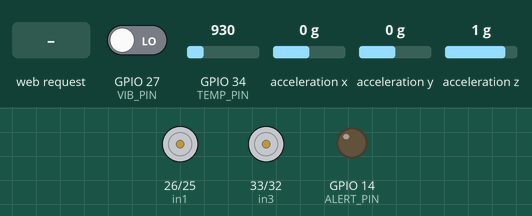
This sketch was run on a simulated ESP32. Parts: motor-driver pin pairs drawn as motors (green arrow = first pin HIGH = forward, orange = second pin HIGH = backward, longer = more drive), output pins drawn as LEDs (lit = HIGH). Wiring (inferred from the names in the program): MPU-6050 motion sensor at I2C address 0x68. Inputs (shaded band) come from the test bench; at power-on: GPIO 34 (TEMP_PIN) = 930, GPIO 27 (VIB_PIN) LOW, acceleration x 0 g, acceleration y 0 g, acceleration z 1 g. WiFi joins after 1.5 s; servers stay silent unless stated; the local clock reads 2024-03-15 10:24:30 at power-on unless the sketch sets it; storage starts empty; no MQTT or app messages arrive unless stated; pins used as bus, display or sensor lines are not drawn; what the sketch prints to the serial monitor is not drawn.

Above: at 4.9 s.
5.0 s: HTTP request GET /F received
At 7.0 s:
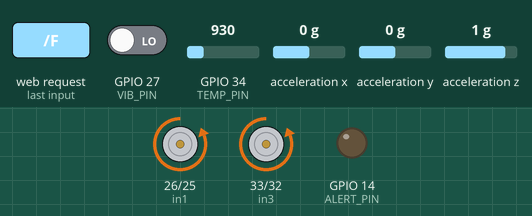
7.3 s: HTTP request GET /B received
At 8.3 s:
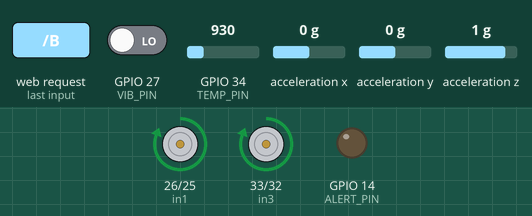
9.3 s: HTTP request GET /L received
At 10.8 s:
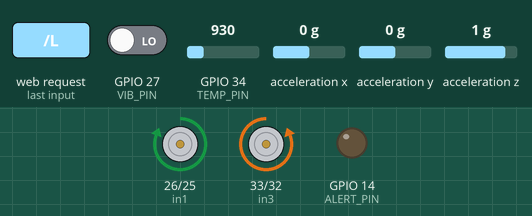
11.3 s: HTTP request GET /R received
At 13.1 s:
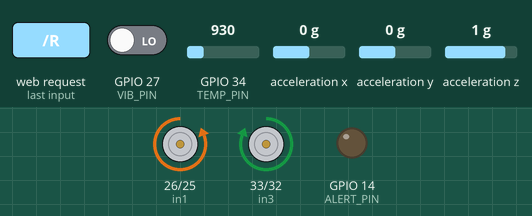
13.4 s: GPIO 34 (TEMP_PIN) set to 1023
14.9 s: GPIO 34 (TEMP_PIN) set to 1148
Timing chart, 0 to 17.9 s (numbered marks = the images above; inputs shaded):
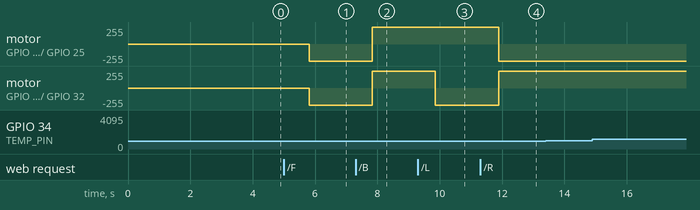

The sketch:

black_box_edr.ino
```cpp
#include <WiFi.h>
#include <WebServer.h>
#include <PubSubClient.h>
#include <time.h>
#include <Wire.h>
#include <SD.h>
#include <SPI.h>

// -------- MOTOR PINS --------
const int in1 = 26;
const int in2 = 25;
const int in3 = 33;
const int in4 = 32;

// -------- PINS --------
#define TEMP_PIN   34
#define VIB_PIN    27
#define ALERT_PIN  14
#define SD_CS_PIN   5

// -------- MPU6050 --------
#define MPU_ADDR   0x68
float accX, accY, accZ;
float gForce = 0;

// -------- WIFI --------
const char* ssid     = "YOUR HOTSPOT NAME";
const char* password = "YOUR HOTSPOT PASSWORD";

// -------- THINGSBOARD --------
const char* mqtt_server = "thingsboard.cloud";
const char* token       = "YOUR TOKEN";

WiFiClient   espClient;
PubSubClient client(espClient);
WebServer    server(80);

// -------- DATA --------
float  latestTemp   = 0;
int    latestVib    = 0;
String latestTime   = "";
String systemStatus = "NORMAL";

// -------- CRASH --------
int  vibrationCount  = 0;
int  peakVib         = 0;
bool crashDetected   = false;
unsigned long crashStartTime = 0;
bool restartPending  = false;

// -------- INTERVALS --------
unsigned long lastSendTime   = 0;
unsigned long lastSDWrite    = 0;
const unsigned long SEND_INTERVAL   = 3000;
const unsigned long SD_WRITE_INTERVAL = 1000;

// -------- MOTOR STATE --------
// Separate motor logic from server.send()
// to avoid timeout issues
String pendingMotorCmd = "";

// -------- SD LOGGING --------
String logFileName = "";
bool   sdReady     = false;

// -------- RING BUFFER --------
#define RING_SIZE 180
struct LogEntry {
  char   time[10];
  float  temp;
  int    vib;
  float  gforce;
  char   status[20];
};
LogEntry ringBuffer[RING_SIZE];
int ringHead  = 0;
int ringCount = 0;

// ======================================================
// MPU6050
// ======================================================
void mpu_init() {
  Wire.begin(21, 22);
  Wire.beginTransmission(MPU_ADDR);
  Wire.write(0x6B);
  Wire.write(0x00);
  Wire.endTransmission(true);
  delay(100);

  // Verify MPU is responding
  Wire.beginTransmission(MPU_ADDR);
  byte error = Wire.endTransmission();
  if (error == 0) {
    Serial.println("✅ MPU6050 found");
  } else {
    Serial.println("❌ MPU6050 NOT found — check wiring");
  }
}

void mpu_read() {
  Wire.beginTransmission(MPU_ADDR);
  Wire.write(0x3B);
  Wire.endTransmission(false);
  Wire.requestFrom(MPU_ADDR, 6, true);

  if (Wire.available() < 6) {
    gForce = 0;
    return;
  }

  int16_t ax = (Wire.read() << 8) | Wire.read();
  int16_t ay = (Wire.read() << 8) | Wire.read();
  int16_t az = (Wire.read() << 8) | Wire.read();

  accX   = ax / 16384.0;
  accY   = ay / 16384.0;
  accZ   = az / 16384.0;
  gForce = sqrt(accX*accX + accY*accY + accZ*accZ);
}

// ======================================================
// TIME
// ======================================================
String getTime() {
  struct tm timeinfo;
  if (!getLocalTime(&timeinfo)) return "00:00:00";
  char buf[10];
  sprintf(buf, "%02d:%02d:%02d",
          timeinfo.tm_hour,
          timeinfo.tm_min,
          timeinfo.tm_sec);
  return String(buf);
}

long getEpochMillis() {
  struct tm timeinfo;
  if (!getLocalTime(&timeinfo)) return millis();
  return (long)(mktime(&timeinfo)) * 1000L;
}

// ======================================================
// SD CARD
// ======================================================
void sd_init() {
  // Release SPI bus before init
  pinMode(SD_CS_PIN, OUTPUT);
  digitalWrite(SD_CS_PIN, HIGH);
  delay(100);

  if (!SD.begin(SD_CS_PIN)) {
    Serial.println("❌ SD Card FAILED — continuing without SD");
    sdReady = false;
    return;
  }
  sdReady = true;
  Serial.println("✅ SD Card ready");

  int fileNum = 1;
  while (fileNum < 999) {
    char fname[20];
    sprintf(fname, "/log_%03d.txt", fileNum);
    if (!SD.exists(fname)) {
      logFileName = String(fname);
      break;
    }
    fileNum++;
  }

  File f = SD.open(logFileName, FILE_WRITE);
  if (f) {
    f.println("TIME,TEMP,VIB,GFORCE,STATUS");
    f.close();
    Serial.print("📄 Log: ");
    Serial.println(logFileName);
  }
}

void sd_writeLine(const char* time, float temp,
                  int vib, float gforce, const char* status) {
  if (!sdReady) return;
  File f = SD.open(logFileName, FILE_APPEND);
  if (f) {
    f.print(time);      f.print(",");
    f.print(temp, 2);   f.print(",");
    f.print(vib);       f.print(",");
    f.print(gforce, 3); f.print(",");
    f.println(status);
    f.close();
  }
}

// ======================================================
// RING BUFFER
// ======================================================
void ring_push(String time, float temp, int vib,
               float gforce, String status) {
  int idx = (ringHead + ringCount) % RING_SIZE;
  if (ringCount < RING_SIZE) {
    ringCount++;
  } else {
    ringHead = (ringHead + 1) % RING_SIZE;
  }
  strncpy(ringBuffer[idx].time,   time.c_str(),   9);
  strncpy(ringBuffer[idx].status, status.c_str(), 19);
  ringBuffer[idx].temp   = temp;
  ringBuffer[idx].vib    = vib;
  ringBuffer[idx].gforce = gforce;
}

void ring_dump_to_sd() {
  if (!sdReady) return;
  File f = SD.open(logFileName, FILE_APPEND);
  if (!f) return;
  f.println("=== PRE-CRASH LOG (last 3 min) ===");
  for (int i = 0; i < ringCount; i++) {
    int idx = (ringHead + i) % RING_SIZE;
    f.print(ringBuffer[idx].time);      f.print(",");
    f.print(ringBuffer[idx].temp, 2);   f.print(",");
    f.print(ringBuffer[idx].vib);       f.print(",");
    f.print(ringBuffer[idx].gforce, 3); f.print(",");
    f.println(ringBuffer[idx].status);
  }
  f.println("=== CRASH EVENT ===");
  f.close();
  Serial.println("💾 Pre-crash dumped to SD");
}

// ======================================================
// MOTOR CONTROL — no server.send() here
// ======================================================
void setMotor(int a, int b, int c, int d) {
  digitalWrite(in1, a);
  digitalWrite(in2, b);
  digitalWrite(in3, c);
  digitalWrite(in4, d);
}

void doForward()  { setMotor(LOW,  HIGH, LOW,  HIGH); }
void doBackward() { setMotor(HIGH, LOW,  HIGH, LOW);  }
void doLeft()     { setMotor(HIGH, LOW,  LOW,  HIGH); }
void doRight()    { setMotor(LOW,  HIGH, HIGH, LOW);  }
void doStop()     { setMotor(LOW,  LOW,  LOW,  LOW);  }

// ======================================================
// WEB HANDLERS — only server.send(), no motor logic
// ======================================================
void handleForward()  { doForward();  server.send(200,"text/plain","F"); }
void handleBackward() { doBackward(); server.send(200,"text/plain","B"); }
void handleLeft()     { doLeft();     server.send(200,"text/plain","L"); }
void handleRight()    { doRight();    server.send(200,"text/plain","R"); }
void handleStop()     { doStop();     server.send(200,"text/plain","S"); }

// ======================================================
// MQTT
// ======================================================
void reconnect() {
  int attempts = 0;
  while (!client.connected() && attempts < 3) {
    Serial.print("TB connecting...");
    if (client.connect("ESP32BlackBox", token, NULL)) {
      Serial.println("✅");
    } else {
      Serial.printf("❌ rc=%d\n", client.state());
      attempts++;
      delay(2000);
    }
  }
}

void sendDataTB() {
  char payload[300];
  snprintf(payload, sizeof(payload),
    "{\"temp\":%.2f,\"vib\":%d,\"gforce\":%.3f,\"status\":\"%s\"}",
    latestTemp, latestVib, gForce, systemStatus.c_str()
  );
  Serial.print("TB: ");
  Serial.println(payload);
  if (!client.publish("v1/devices/me/telemetry", payload)) {
    Serial.println("❌ TB send FAILED");
    client.disconnect();
  }
}

// ======================================================
// WEB API + UI
// ======================================================
void sendWebData() {
  char json[200];
  snprintf(json, sizeof(json),
    "{\"time\":\"%s\",\"temp\":%.2f,\"vib\":%d,"
    "\"gforce\":%.3f,\"status\":\"%s\"}",
    latestTime.c_str(), latestTemp, latestVib,
    gForce, systemStatus.c_str()
  );
  server.send(200, "application/json", json);
}

void handleRoot() {
  String html = R"rawliteral(
<!DOCTYPE html>
<html>
<head>
<meta name="viewport" content="width=device-width,initial-scale=1">
<title>Black Box Dashboard</title>
<style>
body{background:#0f172a;font-family:Arial;text-align:center;color:white;margin:0;}
.card{background:#1e293b;padding:15px;margin:10px auto;width:260px;border-radius:15px;font-size:18px;}
button{width:110px;height:65px;margin:10px;font-size:16px;border-radius:12px;border:none;background:#374151;color:white;}
.stop{background:#dc2626;}
button:active{transform:scale(0.95);background:#2563eb;}
</style>
<script>
function send(cmd){fetch("/"+cmd);}
function updateData(){
  fetch("/data")
  .then(r=>r.json())
  .then(data=>{
    document.getElementById("time").innerText=data.time;
    document.getElementById("temp").innerText=data.temp+" C";
    document.getElementById("vib").innerText=data.vib;
    document.getElementById("acc").innerText=data.gforce+" G";
    document.getElementById("status").innerText=data.status;
  });
}
setInterval(updateData,1000);
</script>
</head>
<body>
<h2>Black Box Dashboard</h2>
<div class="card">Time: <span id="time">--</span></div>
<div class="card">Temperature: <span id="temp">--</span></div>
<div class="card">Vibration: <span id="vib">--</span></div>
<div class="card">Acceleration: <span id="acc">--</span></div>
<div class="card">Status: <span id="status">--</span></div>
<br>
<div>
<button onclick="send('F')">Forward</button><br>
<button onclick="send('L')">Left</button>
<button class="stop" onclick="send('S')">Stop</button>
<button onclick="send('R')">Right</button><br>
<button onclick="send('B')">Backward</button>
</div>
</body>
</html>
)rawliteral";
  server.send(200, "text/html", html);
}

// ======================================================
// SETUP
// ======================================================
void setup() {
  Serial.begin(115200);

  // Motor pins first
  pinMode(in1, OUTPUT); pinMode(in2, OUTPUT);
  pinMode(in3, OUTPUT); pinMode(in4, OUTPUT);
  doStop();  // ensure motors off at boot

  pinMode(VIB_PIN,   INPUT);
  pinMode(ALERT_PIN, OUTPUT);
  digitalWrite(ALERT_PIN, LOW);

  mpu_init();

  client.setBufferSize(512);

  WiFi.begin(ssid, password);
  Serial.print("WiFi");
  while (WiFi.status() != WL_CONNECTED) {
    delay(500); Serial.print(".");
  }
  Serial.println("\n✅ WiFi: " + WiFi.localIP().toString());

  configTime(19800, 0, "pool.ntp.org");
  delay(2000);

  // SD init AFTER WiFi — SPI bus is more stable
  sd_init();

  client.setServer(mqtt_server, 1883);

  server.on("/",    handleRoot);
  server.on("/data",handleWebData);
  server.on("/F",   handleForward);
  server.on("/B",   handleBackward);
  server.on("/L",   handleLeft);
  server.on("/R",   handleRight);
  server.on("/S",   handleStop);
  server.begin();
  Serial.println("✅ Web server started");
}

// ======================================================
// LOOP
// ======================================================
void loop() {

  server.handleClient();  // always first, keep responsive

  if (!client.connected()) reconnect();
  client.loop();

  // -------- SENSORS --------
  int adc = analogRead(TEMP_PIN);
  float voltage     = adc * (3.3 / 4095.0);
  float temperature = (voltage - 0.5) * 100;

  int vibration = digitalRead(VIB_PIN);
  if (vibration == HIGH) {
    vibrationCount++;
  } else {
    static unsigned long lastDecay = 0;
    if (millis() - lastDecay >= 5000) {
      if (vibrationCount > 0) vibrationCount--;
      lastDecay = millis();
    }
  }
  if (vibrationCount > peakVib) peakVib = vibrationCount;

  mpu_read();

  latestTemp = temperature;
  latestVib  = vibrationCount;
  latestTime = getTime();

  // -------- RING BUFFER --------
  ring_push(latestTime, latestTemp, latestVib,
            gForce, systemStatus);

  // -------- STATUS --------
  if (!crashDetected) {
    bool vibCrash = (vibrationCount >= 7);
    bool mpuCrash = (gForce > 2.5);

    if (vibCrash || mpuCrash) {
      crashDetected = true;
      systemStatus  = "CRASH DETECTED";
      Serial.println("🚨 CRASH DETECTED");
      if (mpuCrash) Serial.printf("   G: %.3f\n", gForce);
      if (vibCrash) Serial.printf("   Vib: %d\n", vibrationCount);
      digitalWrite(ALERT_PIN, HIGH);
      doStop();  // stop motors on crash
      crashStartTime = millis();
      restartPending = true;
      ring_dump_to_sd();  // dump pre-crash history
    }
    else if (temperature > 38) {
      systemStatus = "HIGH TEMP";
    }
    else {
      systemStatus = "NORMAL";
    }
  }

  // -------- SD WRITE every second (always) --------
  if (millis() - lastSDWrite >= SD_WRITE_INTERVAL) {
    lastSDWrite = millis();
    sd_writeLine(latestTime.c_str(), latestTemp,
                 latestVib, gForce, systemStatus.c_str());
  }

  // -------- TB SEND every 3 seconds --------
  if (millis() - lastSendTime >= SEND_INTERVAL) {
    lastSendTime = millis();
    latestVib = peakVib;
    sendDataTB();
    peakVib   = 0;
    latestVib = vibrationCount;
  }

  // -------- AUTO RESTART --------
  if (restartPending && millis() - crashStartTime >= 120000) {
    Serial.println("🔁 Restarting...");
    digitalWrite(ALERT_PIN, LOW);
    delay(500);
    ESP.restart();
  }

  // -------- SERIAL --------
  Serial.printf("%s | T:%.2f | V:%d | G:%.3f | %s\n",
    latestTime.c_str(), latestTemp,
    vibrationCount, gForce, systemStatus.c_str());

  delay(1000);  // reduced from 1000 — keeps web server responsive
}

// ---- missing forward declaration fix ----
void handleWebData() { sendWebData(); }
```

Measured:
- after the input at 5.0 s, motor on GPIO 26 (in1) / GPIO 25 (in2), motor on GPIO 33 (in3) / GPIO 32 (in4): stopped → backward 255/255 after 0.81 s
- after the input at 7.3 s, motor on GPIO 26 (in1) / GPIO 25 (in2), motor on GPIO 33 (in3) / GPIO 32 (in4): backward 255/255 → forward 255/255 after 0.54 s
- after the input at 9.3 s, motor on GPIO 33 (in3) / GPIO 32 (in4): forward 255/255 → backward 255/255 after 0.56 s
- after the input at 11.3 s, motor on GPIO 26 (in1) / GPIO 25 (in2): forward 255/255 → backward 255/255 after 0.59 s; motor on GPIO 33 (in3) / GPIO 32 (in4): backward 255/255 → forward 255/255 after 0.59 s
- after the input at 13.4 s, every drawn part: stays the same
- after the input at 14.9 s, every drawn part: stays the same
